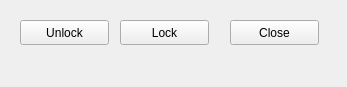
<?xml version="1.0" encoding="UTF-8"?>
<ui version="4.0">
 <class>UnlockWindow</class>
 <widget class="QWidget" name="UnlockWindow">
  <property name="geometry">
   <rect>
    <x>0</x>
    <y>0</y>
    <width>347</width>
    <height>87</height>
   </rect>
  </property>
  <property name="windowTitle">
   <string>Lock / Unlock</string>
  </property>
  <widget class="QPushButton" name="unlockbutton">
   <property name="geometry">
    <rect>
     <x>20</x>
     <y>20</y>
     <width>89</width>
     <height>25</height>
    </rect>
   </property>
   <property name="text">
    <string>Unlock</string>
   </property>
  </widget>
  <widget class="QPushButton" name="lockbutton">
   <property name="geometry">
    <rect>
     <x>120</x>
     <y>20</y>
     <width>89</width>
     <height>25</height>
    </rect>
   </property>
   <property name="text">
    <string>Lock</string>
   </property>
  </widget>
  <widget class="QPushButton" name="closebutton">
   <property name="geometry">
    <rect>
     <x>230</x>
     <y>20</y>
     <width>89</width>
     <height>25</height>
    </rect>
   </property>
   <property name="text">
    <string>Close</string>
   </property>
  </widget>
 </widget>
 <resources/>
 <connections/>
</ui>
